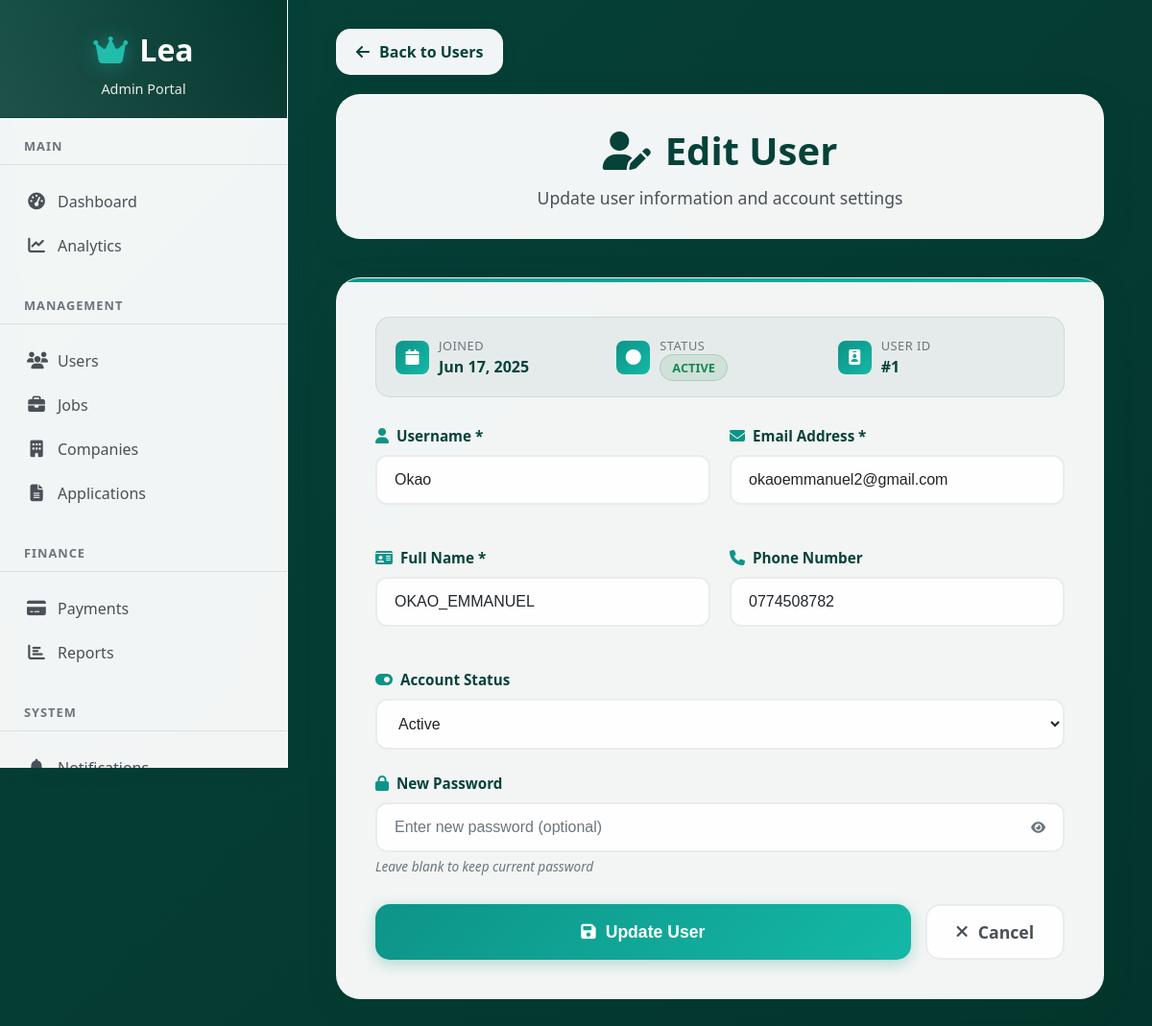
Screenshot of /ADMIN/edit_user.php?id=1 (signed in) with the database file from the repository.
### tables this page shows
CREATE TABLE `settings` (
  `id` int(11) NOT NULL,
  `system_name` varchar(100) NOT NULL,
  `smtp_host` varchar(255) DEFAULT NULL,
  `smtp_port` varchar(10) DEFAULT NULL,
  `smtp_username` varchar(255) DEFAULT NULL,
  `smtp_password` varchar(255) DEFAULT NULL,
  `smtp_encryption` enum('tls','ssl','none') DEFAULT 'tls',
  `from_email` varchar(255) DEFAULT NULL,
  `from_name` varchar(255) DEFAULT NULL,
  `sms_provider` enum('twilio','nexmo','custom') DEFAULT NULL,
  `sms_api_key` varchar(255) DEFAULT NULL,
  `sms_sender_id` varchar(50) DEFAULT NULL,
  `timezone` varchar(100) DEFAULT 'UTC',
  `created_at` datetime NOT NULL,
  `updated_at` datetime DEFAULT current_timestamp() ON UPDATE current_timestamp()
);

CREATE TABLE `users` (
  `id` int(11) NOT NULL,
  `username` varchar(50) NOT NULL,
  `email` varchar(100) NOT NULL,
  `password` varchar(255) NOT NULL,
  `full_name` varchar(100) NOT NULL,
  `phone` varchar(20) DEFAULT NULL,
  `cv_path` varchar(255) DEFAULT NULL,
  `academic_docs_path` varchar(255) DEFAULT NULL,
  `certifications_path` varchar(255) DEFAULT NULL,
  `status` enum('active','pending','inactive') DEFAULT 'pending',
  `created_at` timestamp NOT NULL DEFAULT current_timestamp(),
  `updated_at` timestamp NOT NULL DEFAULT current_timestamp() ON UPDATE current_timestamp(),
  `academic_path` varchar(255) DEFAULT NULL,
  `certification_path` varchar(255) DEFAULT NULL,
  `reset_token` varchar(64) DEFAULT NULL,
  `reset_expires` datetime DEFAULT NULL
);

### ADMIN/edit_user.php (the view, shortened to what this page needs)
<?php
require_once '../includes/config.php';
$user = null;
$user_id = isset($_GET['id']) ? (int)$_GET['id'] : 0;
try {
    $stmt = $conn->prepare("SELECT id, username, email, full_name, phone, status, created_at FROM users WHERE id = ?");
    $stmt->execute([$user_id]);
    $user = $stmt->fetch(PDO::FETCH_ASSOC);
} catch (PDOException $e) {
    $error = "Error fetching user data: " . $e->getMessage();
    $user = null;
}
?>
<!DOCTYPE html>
<html lang="en">
<head>
    <link rel="stylesheet" href="https://cdnjs.cloudflare.com/ajax/libs/font-awesome/6.4.0/css/all.min.css">
</head>
<body>
    <?php include 'sidebar.php'; ?>
    <div class="main-content">
        <div class="container">
            <a href="USERS.php" class="back-btn">
                <i class="fas fa-arrow-left"></i>
                Back to Users
            </a>
            <div class="header">
                <h1>
                    <i class="fas fa-user-edit"></i>
                    Edit User
                </h1>
                <p>Update user information and account settings</p>
            </div>
            <div class="form-container">
                <div class="user-info">
                    <div class="info-item">
                        <div class="info-icon">
                            <i class="fas fa-calendar"></i>
                        </div>
                        <div class="info-content">
                            <div class="info-label">Joined</div>
                            <div class="info-value"><?php echo date('M j, Y', strtotime($user['created_at'])); ?></div>
                        </div>
                    </div>
                    <div class="info-item">
                        <div class="info-icon">
                            <i class="fas fa-circle"></i>
                        </div>
                        <div class="info-content">
                            <div class="info-label">Status</div>
                            <div class="info-value">
                                <span class="status-badge <?php echo $user['status']; ?>">
                                    <?php echo ucfirst($user['status']); ?>
                                </span>
                            </div>
                        </div>
                    </div>
                    <div class="info-item">
                        <div class="info-icon">
                            <i class="fas fa-id-badge"></i>
                        </div>
                        <div class="info-content">
                            <div class="info-label">User ID</div>
                            <div class="info-value">#<?php echo $user['id']; ?></div>
                        </div>
                    </div>
                </div>
                <form method="POST" action="" id="editUserForm">
                    <div class="form-row">
                        <div class="form-group">
                            <label for="username">
                                <i class="fas fa-user"></i>
                                Username *
                            </label>
                            <input type="text" id="username" name="username"
                                   value="<?php echo htmlspecialchars($user['username']); ?>"
                                   required placeholder="Enter unique username">
                        </div>
                        <div class="form-group">
                            <label for="email">
                                <i class="fas fa-envelope"></i>
                                Email Address *
                            </label>
                            <input type="email" id="email" name="email"
                                   value="<?php echo htmlspecialchars($user['email']); ?>"
                                   required placeholder="Enter valid email address">
                        </div>
                    </div>
                    <div class="form-row">
                        <div class="form-group">
                            <label for="full_name">
                                <i class="fas fa-id-card"></i>
                                Full Name *
                            </label>
                            <input type="text" id="full_name" name="full_name"
                                   value="<?php echo htmlspecialchars($user['full_name']); ?>"
                                   required placeholder="Enter full name">
                        </div>
                        <div class="form-group">
                            <label for="phone">
                                <i class="fas fa-phone"></i>
                                Phone Number
                            </label>
                            <input type="tel" id="phone" name="phone"
                                   value="<?php echo htmlspecialchars($user['phone']); ?>"
                                   placeholder="Enter phone number">
                        </div>
                    </div>
                    <div class="form-group">
                        <label for="status">
                            <i class="fas fa-toggle-on"></i>
                            Account Status
                        </label>
                        <select id="status" name="status" class="form-control">
                            <option value="active" <?php echo $user['status'] === 'active' ? 'selected' : ''; ?>>Active</option>
                        </select>
                    </div>
                    <div class="form-group">
                        <label for="password">
                            <i class="fas fa-lock"></i>
                            New Password
                        </label>
                        <div class="password-toggle">
                            <input type="password" id="password" name="password"
                                   placeholder="Enter new password (optional)" minlength="6">
                            <button type="button" class="password-toggle-btn" onclick="togglePassword()">
                                <i class="fas fa-eye" id="passwordIcon"></i>
                            </button>
                        </div>
                        <div class="password-note">Leave blank to keep current password</div>
                    </div>
                    <div class="button-group">
                        <button type="submit" class="submit-btn">
                            <i class="fas fa-save"></i>
                            Update User
                        </button>
                        <a href="USERS.php" class="cancel-btn">
                            <i class="fas fa-times"></i>
                            Cancel
                        </a>
                    </div>
                </form>
            </div>
        </div>
    </div>
</body>
</html>

### ADMIN/sidebar.php (shortened to what this page needs)
<?php
$system_name = 'LAIR';
try {
    require_once '../includes/config.php';
    $stmt = $conn->prepare("SELECT system_name FROM settings LIMIT 1");
    $stmt->execute();
    $row = $stmt->fetch(PDO::FETCH_ASSOC);
    if ($row) {
        $system_name = $row['system_name'] ?: 'LAIR';
    }
} catch (Exception $e) {
    $system_name = 'LAIR';
}
?>
<div class="sidebar">
    <div class="sidebar-header">
        <div class="sidebar-logo">
            <i class="fas fa-crown"></i>
            <span><?php echo htmlspecialchars($system_name); ?></span>
        </div>
        <div class="sidebar-subtitle">Admin Portal</div>
    </div>
    <nav class="sidebar-nav">
        <div class="nav-section">
            <div class="nav-section-title">Main</div>
            <a href="DASHBOARD.php" class="nav-item <?php echo basename($_SERVER['PHP_SELF']) == 'DASHBOARD.php' ? 'active' : ''; ?>">
                <i class="fas fa-tachometer-alt"></i>
                <span class="nav-text">Dashboard</span>
            </a>
            <a href="ANALYTICS.php" class="nav-item <?php echo basename($_SERVER['PHP_SELF']) == 'ANALYTICS.php' ? 'active' : ''; ?>">
                <i class="fas fa-chart-line"></i>
                <span class="nav-text">Analytics</span>
            </a>
        </div>
        <div class="nav-section">
            <div class="nav-section-title">Management</div>
            <a href="USERS.php" class="nav-item <?php echo basename($_SERVER['PHP_SELF']) == 'USERS.php' ? 'active' : ''; ?>">
                <i class="fas fa-users"></i>
                <span class="nav-text">Users</span>
            </a>
            <a href="JOBS.php" class="nav-item <?php echo basename($_SERVER['PHP_SELF']) == 'JOBS.php' ? 'active' : ''; ?>">
                <i class="fas fa-briefcase"></i>
                <span class="nav-text">Jobs</span>
            </a>
            <a href="COMPANIES.php" class="nav-item <?php echo basename($_SERVER['PHP_SELF']) == 'COMPANIES.php' ? 'active' : ''; ?>">
                <i class="fas fa-building"></i>
                <span class="nav-text">Companies</span>
            </a>
            <a href="APPLICATIONS.php" class="nav-item <?php echo basename($_SERVER['PHP_SELF']) == 'APPLICATIONS.php' ? 'active' : ''; ?>">
                <i class="fas fa-file-alt"></i>
                <span class="nav-text">Applications</span>
            </a>
        </div>
        <div class="nav-section">
            <div class="nav-section-title">Finance</div>
            <a href="PAYMENTS.php" class="nav-item <?php echo basename($_SERVER['PHP_SELF']) == 'PAYMENTS.php' ? 'active' : ''; ?>">
                <i class="fas fa-credit-card"></i>
                <span class="nav-text">Payments</span>
            </a>
            <a href="REPORTS.php" class="nav-item <?php echo basename($_SERVER['PHP_SELF']) == 'REPORTS.php' ? 'active' : ''; ?>">
                <i class="fas fa-chart-bar"></i>
                <span class="nav-text">Reports</span>
            </a>
        </div>
        <div class="nav-section">
            <div class="nav-section-title">System</div>
            <a href="NOTIFICATIONS.php" class="nav-item <?php echo basename($_SERVER['PHP_SELF']) == 'NOTIFICATIONS.php' ? 'active' : ''; ?>">
                <i class="fas fa-bell"></i>
                <span class="nav-text">Notifications</span>
            </a>
        </div>
    </nav>
</div>

### ADMIN/sidebar.php (style rules this page uses)
:root { --primary-green: #064239; --primary-green-light: #0a5a4a; --primary-green-dark: #04352c; --accent-green: #0d9488; --accent-green-light: #14b8a6; --white: #ffffff; --gray-light: #f8f9fa; --gray-border: #e9ecef; --text-dark: #212529; --text-medium: #495057; --text-light: #6c757d; --success: #198754; --warning: #ffc107; --danger: #dc3545; --info: #0dcaf0; }
.sidebar { width: 300px; height: 100vh; background: rgba(255, 255, 255, 0.95); backdrop-filter: blur(16px) saturate(180%); -webkit-backdrop-filter: blur(16px) saturate(180%); border-right: 1.5px solid rgba(255, 255, 255, 0.25); position: fixed; left: 0; top: 0; z-index: 1000; overflow-y: auto; transition: all 0.3s ease; box-shadow: 4px 0 20px rgba(6, 66, 57, 0.1); }
.sidebar-header { padding: 30px 25px 20px; text-align: center; border-bottom: 1px solid rgba(6, 66, 57, 0.1); background: linear-gradient(135deg, var(--primary-green), var(--primary-green-dark)); color: var(--white); position: relative; overflow: hidden; }
.sidebar-header::before { content: ''; position: absolute; top: 0; left: 0; right: 0; bottom: 0; background: linear-gradient(45deg, rgba(255, 255, 255, 0.1), transparent); pointer-events: none; }
.sidebar-logo { font-size: 2rem; font-weight: 800; margin-bottom: 10px; display: flex; align-items: center; justify-content: center; gap: 12px; }
.sidebar-logo i { color: var(--accent-green-light); text-shadow: 0 0 20px rgba(20, 184, 166, 0.5); }
.sidebar-subtitle { font-size: 0.9rem; opacity: 0.9; font-weight: 500; }
.sidebar-nav { padding: 20px 0; }
.nav-section { margin-bottom: 30px; }
.nav-section-title { padding: 0 25px 10px; font-size: 0.8rem; font-weight: 700; color: var(--text-light); text-transform: uppercase; letter-spacing: 1px; border-bottom: 1px solid rgba(6, 66, 57, 0.1); margin-bottom: 15px; }
.nav-item { display: flex; align-items: center; padding: 12px 25px; color: var(--text-medium); text-decoration: none; transition: all 0.3s ease; position: relative; font-weight: 500; border-left: 3px solid transparent; }
.nav-item i { width: 20px; margin-right: 12px; font-size: 1.1rem; text-align: center; }
.nav-item .nav-text { flex: 1; }

### rows the page displays
settings: system_name "Lea"
users: created_at "Jun 17, 2025", status "ACTIVE", id "1", username "Okao", email "okaoemmanuel2@gmail.com", full_name "OKAO_EMMANUEL", phone "0774508782", status "Active"
